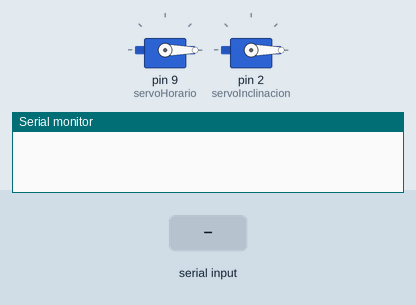
This sketch was run on a simulated Arduino Leonardo, built with avr-gcc and run on an emulated ATmega32U4. Parts: 2 × servo, the last lines printed to the serial monitor. Inputs (shaded band) come from the test bench.

Above: at 1.2 s.
1.3 s: "H:45\n" received over the second serial link
At 2.5 s:
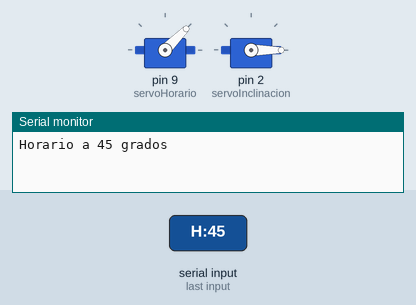
2.8 s: "I:45\n" received over the second serial link
At 3.6 s:
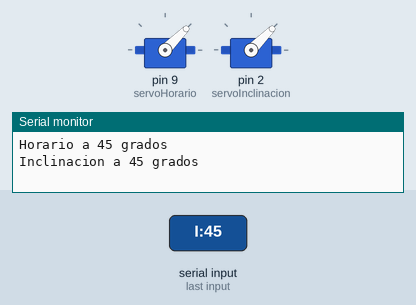
Timing chart, 0 to 5.8 s (numbered marks = the images above; inputs shaded):
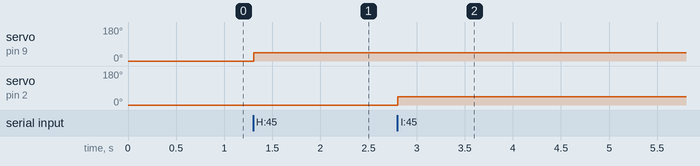

The sketch:

Knob-leonardo-servos.ino
```cpp
#include <Servo.h>

Servo servoHorario;    // Servo para seguimiento horario
Servo servoInclinacion;  // Servo para inclinación
String inputString = "";
boolean stringComplete = false;

void setup() {
  Serial.begin(9600);    // Iniciar comunicación con PC (Monitor Serial USB)
  Serial1.begin(9600);   // Iniciar comunicación con ESP8266 (Pines 0 RX y 1 TX)
  servoHorario.attach(9);      // Servo horario en pin 9
  servoInclinacion.attach(2);   // Servo inclinación en pin 2

  // Posición inicial
  servoHorario.write(0);
  servoInclinacion.write(0);

  inputString.reserve(200);
}

void loop() {
  // Procesar comandos desde ESP8266 (Serial1)
  while (Serial1.available()) {
    char inChar = (char)Serial1.read();
    if (inChar == '\n') {
      stringComplete = true;
    } else {
      inputString += inChar;
    }
  }

  // Procesar comando cuando esté completo
  if (stringComplete) {
    processCommand(inputString);
    inputString = "";
    stringComplete = false;
  }
}


// Procesar comandos recibidos
void processCommand(String command) {
  // Formato: "H:angle" para horario, "I:angle" para inclinación
  if (command.length() > 2 && command.charAt(1) == ':') {
    char type = command.charAt(0);
    int angle = command.substring(2).toInt();

    // Asegurar que el ángulo esté en rango
    angle = constrain(angle, 0, 180);

    if (type == 'H') {
      servoHorario.write(angle);
      Serial.print("Horario a ");
      Serial.print(angle);
      Serial.println(" grados");
    }
    else if (type == 'I') {
      servoInclinacion.write(angle);
      Serial.print("Inclinacion a ");
      Serial.print(angle);
      Serial.println(" grados");
    }
  }
}
```

Measured:
- after the input at 1.3 s, servo on pin 9 (servoHorario): 0° → 45° at once
- after the input at 2.8 s, servo on pin 2 (servoInclinacion): 0° → 45° at once
